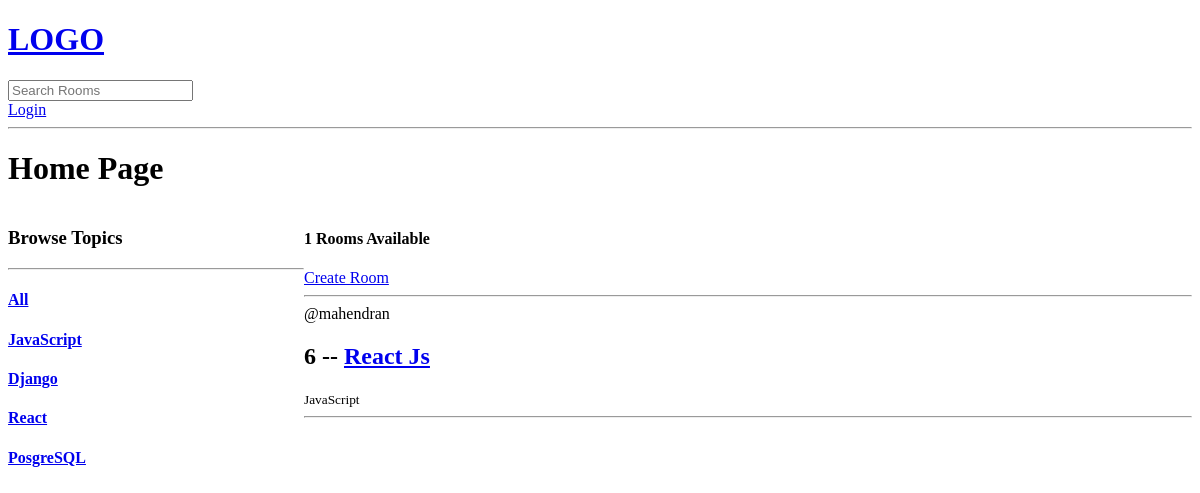
Page /?q=JavaScript on the earlier database version.
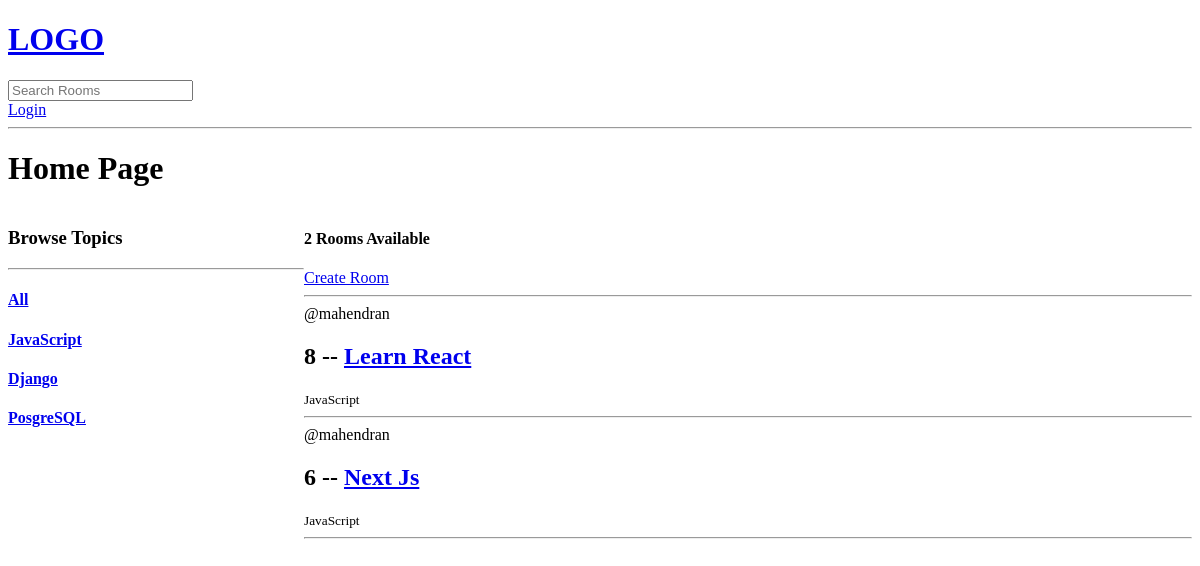
Same page on the later database version.
### base/models.py (models this page shows, shortened)
class Topic(models.Model):
    name = models.CharField(max_length = 200)

class Room(models.Model):
    host = models.ForeignKey(User, on_delete = models.SET_NULL, null = True)
    topic = models.ForeignKey(Topic, on_delete = models.SET_NULL, null = True)
    name = models.CharField(max_length = 200)
    description = models.TextField(null = True, blank = True)
    updated = models.DateTimeField(auto_now = True) #take snapshot of time when modified
    created = models.DateTimeField(auto_now_add = True) #take snapshot of time when created
    class Meta:
        ordering = ['-updated','-created']

### base/views.py (the view)
# urls.py: path('', views.home, name='home'),
def home(request):
    q = request.GET.get('q') if request.GET.get('q') != None else ''
    rooms = Room.objects.filter(Q(topic__name__icontains=q) | Q(name__icontains=q) | Q(description__icontains = q))
    roomCount = rooms.count()
    topic = Topic.objects.all()
    context = {'rooms':rooms,"topics":topic,'room_count':roomCount}
    return render(request, 'base/home.html', context)

### base/templates/base/home.html (shortened to what this page needs)
{% extends 'main.html' %}
{% block content %}
<h1>Home Page</h1>
<div class="container">
    <div>
        <h3>Browse Topics</h3>
        <hr>
        <div>
            <h4><a href="{%url 'home' %}">All</a></h4>
        </div>
        {% for topic in topics %}
        <h4><a href="{%url 'home' %}?q={{topic.name}}">{{topic.name}}</a></h4>
        {% endfor %}
    </div>
    <div>
        <h4>{{room_count}} Rooms Available</h4>
        <a href="{%url 'create-room' %}">Create Room</a>
        <hr>
        <div>
            {% for room in rooms%}
            <div>
                <div>
                    <span>@{{room.host.username}}</span>
                    <h2>{{room.id}} -- <a href="{% url 'room' room.id %}">{{room.name}}</a></h2>
                    <small>{{room.topic.name}}</small>
                    <hr>
                </div>
            </div>
            {% endfor %}
        </div>
    </div>
</div>
{% endblock %}

Differences in the rows shown:
removed Topic: name "React"
now on this page (row edited): Room: host.username "mahendran", id "8", name "Learn React", topic.name "JavaScript"
changed Room id 6: name "React Js" → "Next Js"
Other differences:
{{ room_count }}: "1" → "2"
